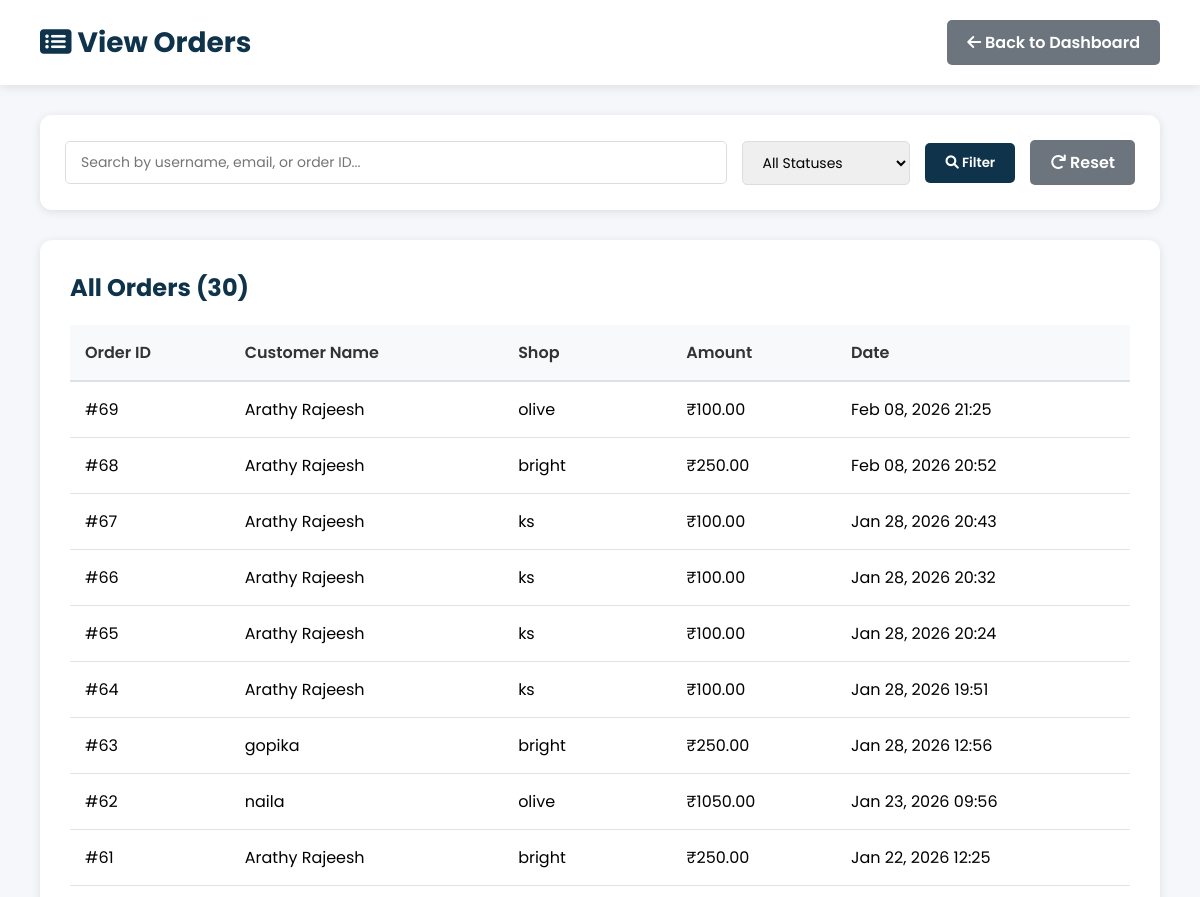
The app's page /admin-panel/orders/ (signed in, upper part), older data.
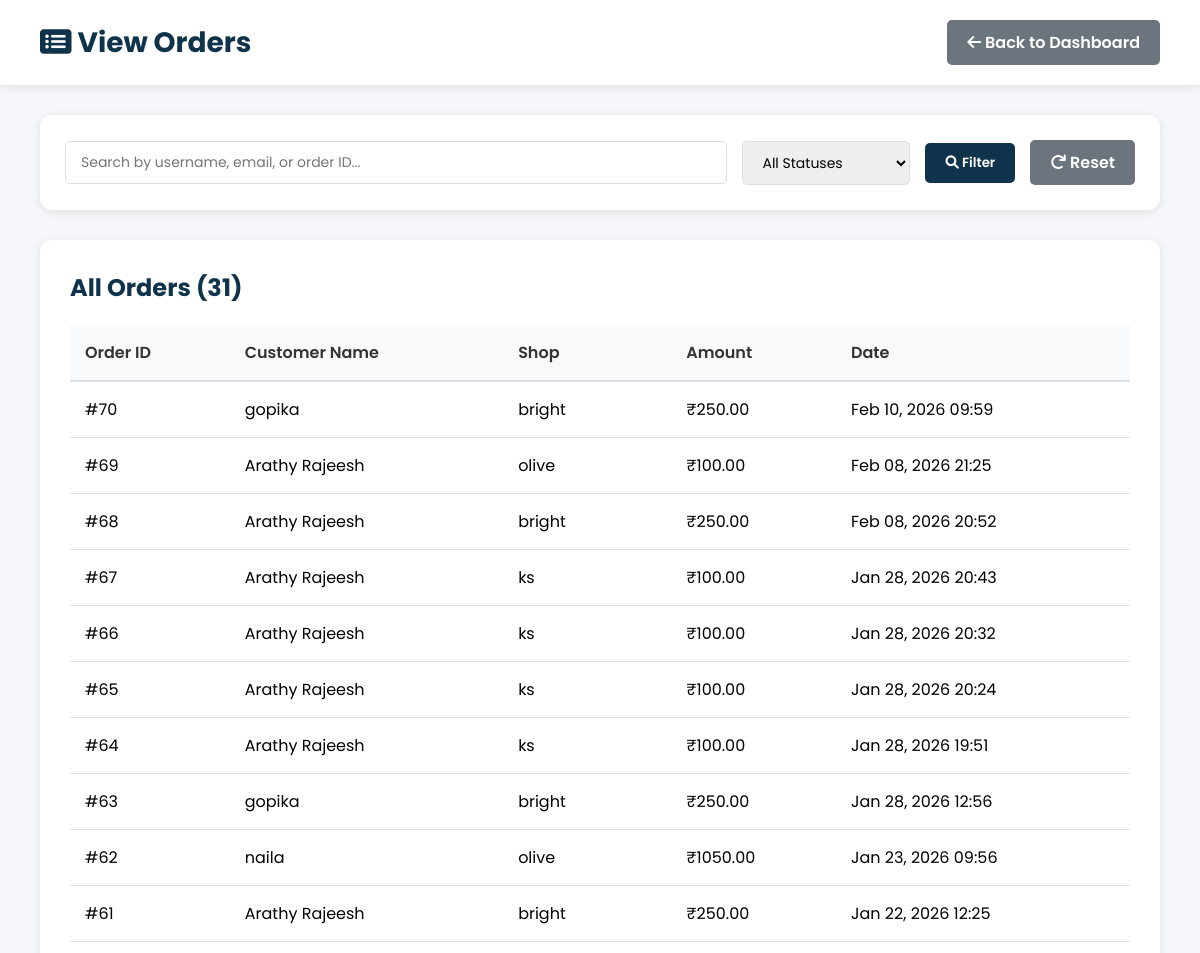
The same page, newer data.
### shop/models.py (models this page shows, shortened)
class Order(models.Model):
    STATUS_CHOICES = [
        ('Pending', 'Pending'),
        ('Pickup', 'Pickup'),
        ('Washing', 'Washing'),
        ('Drying', 'Drying'),
        ('Ironing', 'Ironing'),
        ('Ready', 'Ready for Pickup'),
        ('Completed', 'Completed'),
    ]
    PAYMENT_CHOICES = [
        ('Pending', 'Pending'),
        ('Completed', 'Completed'),
    ]
    last_reminder_sent = models.DateTimeField(null=True, blank=True)
    user = models.ForeignKey(User, on_delete=models.CASCADE)
    shop = models.ForeignKey(LaundryShop, on_delete=models.CASCADE)
    branch = models.ForeignKey(Branch, on_delete=models.SET_NULL, null=True, blank=True)
    pending_notification_sent = models.BooleanField(default=False)
    cloth_status = models.CharField(
        max_length=20,
        choices=STATUS_CHOICES,
        default='Pending'
    )
    payment_status = models.CharField(
        max_length=20,
        choices=PAYMENT_CHOICES,
        default='Pending'
    )
    overdue_notification_sent = models.BooleanField(default=False)
    pickup_date = models.DateTimeField(blank=True, null=True)
    delivery_date = models.DateTimeField(blank=True, null=True)
    predicted_delivery = models.DateTimeField(null=True, blank=True)
    delivery_name = models.CharField(max_length=100, blank=True)
    delivery_phone = models.CharField(max_length=15, blank=True)
    delivery_address = models.TextField(blank=True)
    special_instructions = models.TextField(blank=True)
    platform_fee = models.DecimalField(max_digits=10, decimal_places=2, default=0)
    delivery_fee = models.DecimalField(max_digits=10, decimal_places=2, default=0)
    created_at = models.DateTimeField(default=timezone.now)
    gst_amount = models.DecimalField(max_digits=10, decimal_places=2, default=0)
    amount = models.DecimalField(max_digits=10, decimal_places=2, default=0)
    base_amount = models.DecimalField(max_digits=10, decimal_places=2, default=0)
    razorpay_payment_id = models.CharField(max_length=100, blank=True, null=True)
    razorpay_order_id = models.CharField(max_length=100, blank=True, null=True)

class LaundryShop(models.Model):
    name = models.CharField(max_length=100, unique=True)
    email = models.EmailField(unique=True)
    password = models.CharField(max_length=128, blank=True)
    address = models.TextField(blank=True)
    phone = models.CharField(max_length=15, blank=True)
    city = models.CharField(max_length=100, blank=True)
    latitude = models.FloatField(blank=True, null=True)
    longitude = models.FloatField(blank=True, null=True)
    is_approved = models.BooleanField(default=False)
    is_open = models.BooleanField(default=True)
    created_at = models.DateTimeField(default=timezone.now)
    razorpay_account_id = models.CharField(
        max_length=100,
        blank=True,
        null=True,
        help_text="Razorpay Account ID for marketplace payments"
    )
    razorpay_key_id = models.CharField(
        max_length=100,
        blank=True,
        null=True,
        help_text="Razorpay Key ID for shop payments"
    )
    razorpay_key_secret = models.CharField(
        max_length=100,
        blank=True,
        null=True,
        help_text="Razorpay Key Secret for shop payments"
    )
    bank_account_holder_name = models.CharField(
        max_length=100,
        blank=True,
        null=True,
        help_text="Account holder name as per bank records"
    )
    bank_account_number = models.CharField(
        max_length=50,
        blank=True,
        null=True,
        help_text="Bank account number"
    )
    bank_ifsc_code = models.CharField(
        max_length=11,
        blank=True,
        null=True,
        help_text="IFSC code (e.g., HDFC0001234)"
    )
    bank_name = models.CharField(
        max_length=100,
        blank=True,
        null=True,
        help_text="Bank name (e.g., HDFC Bank, SBI)"
    )
    bank_branch = models.CharField(
        max_length=100,
        blank=True,
        null=True,
        help_text="Bank branch name"
    )
    bank_account_type = models.CharField(
        max_length=20,
        choices=[
            ('Savings', 'Savings'),
            ('Current', 'Current'),
        ],
        blank=True,
        null=True,
        help_text="Type of bank account"
    )

### shop/views.py (the view)
# urls.py: path("admin-panel/orders/", views.admin_orders, name="admin_orders"),
@login_required
@user_passes_test(is_staff_user, login_url='login')
def admin_orders(request):
    status_filter = request.GET.get('status', '')
    search_query = request.GET.get('search', '')
    orders = Order.objects.select_related('user', 'shop').order_by('-created_at')
    if status_filter:
        orders = orders.filter(cloth_status=status_filter)
    if search_query:
        orders = orders.filter(
            Q(user__username__icontains=search_query) |
            Q(user__email__icontains=search_query) |
            Q(id__icontains=search_query)
        )
    approved_shops = LaundryShop.objects.filter(is_approved=True)
    orders = orders.filter(shop__is_approved=True)
    context = {
        'orders': orders,
        'status_choices': Order.STATUS_CHOICES,
        'current_status': status_filter,
        'search_query': search_query,
        'all_shops': approved_shops,  # Only approved shops for reassignment
    }
    return render(request, 'admin_orders.html', context)

### shop/views.py (called while the page is built)
def is_staff_user(user):
    return user.is_authenticated and (user.is_staff or user.is_superuser)

### shop/templates/admin_orders.html (shortened to what this page needs)
{% load static %}
<!DOCTYPE html>
<html lang="en">
<head>
    <link rel="stylesheet" href="https://cdnjs.cloudflare.com/ajax/libs/font-awesome/6.0.0-beta3/css/all.min.css">
</head>
<body>
    <div class="admin-header">
        <h1><i class="fas fa-list-alt"></i> {% if title %}{{ title }}{% else %}View Orders{% endif %}</h1>
        <div>
            <a href="{% url 'admin_dashboard' %}" class="btn btn-secondary">
                <i class="fas fa-arrow-left"></i> Back to Dashboard
            </a>
        </div>
    </div>
    <div class="admin-container">
        <div class="filters">
            <form method="get" style="display: flex; gap: 15px; flex-wrap: wrap; width: 100%; align-items: center;">
                <input type="text" name="search" placeholder="Search by username, email, or order ID..." value="{{ search_query }}">
                <select name="status">
                    <option value="">All Statuses</option>
                </select>
                <button type="submit" class="btn btn-primary">
                    <i class="fas fa-search"></i> Filter
                </button>
                <a href="{% url 'admin_orders' %}" class="btn btn-secondary">
                    <i class="fas fa-redo"></i> Reset
                </a>
            </form>
        </div>
        <div class="dashboard-section">
            <h2 style="margin-bottom: 20px; color: var(--primary-color);">
                {% if title %}{{ title }}{% else %}All Orders{% endif %} ({{ orders.count }})
            </h2>
            {% if orders %}
            <table class="data-table">
                <thead>
                    <tr>
                        <th>Order ID</th>
                        <th>Customer Name</th>
                        <th>Shop</th>
                        <th>Amount</th>
                        <th>Date</th>
                    </tr>
                </thead>
                <tbody>
                    {% for order in orders %}
                    <tr>
                        <td>#{{ order.id }}</td>
                        <td>{{ order.user.get_full_name|default:order.user.username }}</td>
                        <td>{{ order.shop.name|default:"N/A" }}</td>
                        <td>₹{{ order.amount|floatformat:2 }}</td>
                        <td>{{ order.created_at|date:"M d, Y H:i" }}</td>
                    </tr>
                    {% endfor %}
                </tbody>
            </table>
            {% else %}
            <div style="text-align: center; padding: 40px; color: #999;">
                <i class="fas fa-inbox" style="font-size: 48px; margin-bottom: 15px; opacity: 0.5;"></i>
                <p>No orders found</p>
            </div>
            {% endif %}
        </div>
    </div>
</body>
</html>

Row changes from the older to the newer data that the page shows:
added Order: id "70", user.get_full_name "gopika", shop.name "bright", amount "250.00", created_at "Feb 10, 2026 09:59"
Text that changed along with them:
{{ orders.count }}: "30" → "31"
